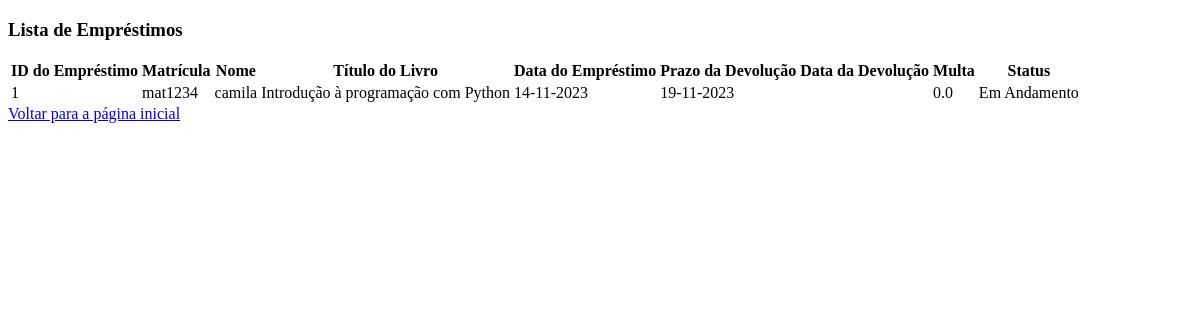
The page /adm/emprestimos on the database as committed earlier.
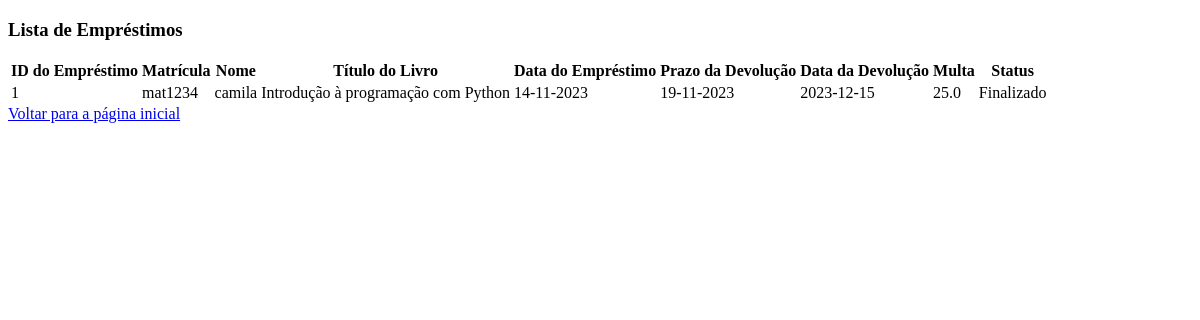
The same page on the database as committed later.
### app.py (models this page shows)
class Emprestimo(db.Model):
    id = db.Column(db.Integer, primary_key=True)
    usuario_id = db.Column(db.Integer, db.ForeignKey('usuario.id'), nullable=False)
    livro_id = db.Column(db.Integer, db.ForeignKey('livro.id'), nullable=False)
    data_emprestimo = db.Column(db.DateTime, default=datetime.utcnow)
    prazo_devolucao = db.Column(db.DateTime, default=datetime.utcnow() + timedelta(days=5))
    data_devolucao = db.Column(db.DateTime)
    multa = db.Column(db.Float, default=0.0)
    finalizado = db.Column(db.Boolean)
    usuario = db.relationship('Usuario', backref=db.backref('emprestimos', lazy=True))
    livro = db.relationship('Livro', backref=db.backref('emprestimos', lazy=True))

class Usuario(db.Model):
    id = db.Column(db.Integer, primary_key=True)
    nome = db.Column(db.String(100), nullable=False)
    endereco = db.Column(db.String(200), nullable = False)
    email = db.Column(db.String(100), nullable=False)
    telefone = db.Column(db.String(20), nullable=False)
    matricula = db.Column(db.String(20), unique = True, nullable = False)
    senha = db.Column(db.String(20), nullable = False)

class Livro(db.Model):
    id = db.Column(db.Integer, primary_key=True)
    isbn = db.Column(db.String(20), unique = True, nullable = False)
    titulo = db.Column(db.String(200), nullable=False)
    autor = db.Column(db.String(100), nullable=False)
    editora = db.Column(db.String(200), nullable=False)
    ano = db.Column(db.String(100), nullable=False)
    disponivel = db.Column(db.Boolean, default=True)

### app.py (the view)
@app.route('/adm/emprestimos', methods=['GET'])
def lista_emprestimos():
    emprestimos = Emprestimo.query.all()
    return render_template('lista_emprestimos.html', emprestimos=emprestimos)

### templates/lista_emprestimos.html (shortened to what this page needs)
<!DOCTYPE html>
<html lang="pt-br">
<head>
</head>
<body>
    <div>
        <h3>Lista de Empréstimos</h3>
    <table>
        <thead>
            <tr>
                <th>ID do Empréstimo</th>
                <th>Matrícula</th>
                <th>Nome</th>
                <th>Título do Livro</th>
                <th>Data do Empréstimo</th>
                <th>Prazo da Devolução</th>
                <th>Data da Devolução</th>
                <th>Multa</th>
                <th>Status</th>
            </tr>
        </thead>
        <tbody>
            {% for emprestimo in emprestimos %}
                <tr>
                    <td>{{ emprestimo.id }}</td>
                    <td>{{ emprestimo.usuario.matricula }}</td>
                    <td>{{ emprestimo.usuario.nome }}</td>
                    <td>{{ emprestimo.livro.titulo }}</td>
                    <td>{{ emprestimo.data_emprestimo.strftime('%d-%m-%Y') }}</td>
                    <td>{{ emprestimo.prazo_devolucao.strftime('%d-%m-%Y') }}</td>
                    <td>
                        {% if emprestimo.data_devolucao %}
                            {{ emprestimo.data_devolucao.strftime('%Y-%m-%d') }}
                        {% endif %}
                    </td>
                    <td>{{ emprestimo.multa }}</td>
                    <td>
                        {% if emprestimo.finalizado %}
                            Finalizado
                        {% else %}
                            Em Andamento
                        {% endif %}
                    </td>
                </tr>
            {% endfor %}
        </tbody>
    </table>
    <a href="/adm">Voltar para a página inicial</a>
    </div>
</body>
</html>

Rows that differ between the two databases and show on the page:
changed Emprestimo "mat1234": data_devolucao (not shown) → "2023-12-15"; multa "0.0" → "25.0"; finalizado "Em Andamento" → "Finalizado"
